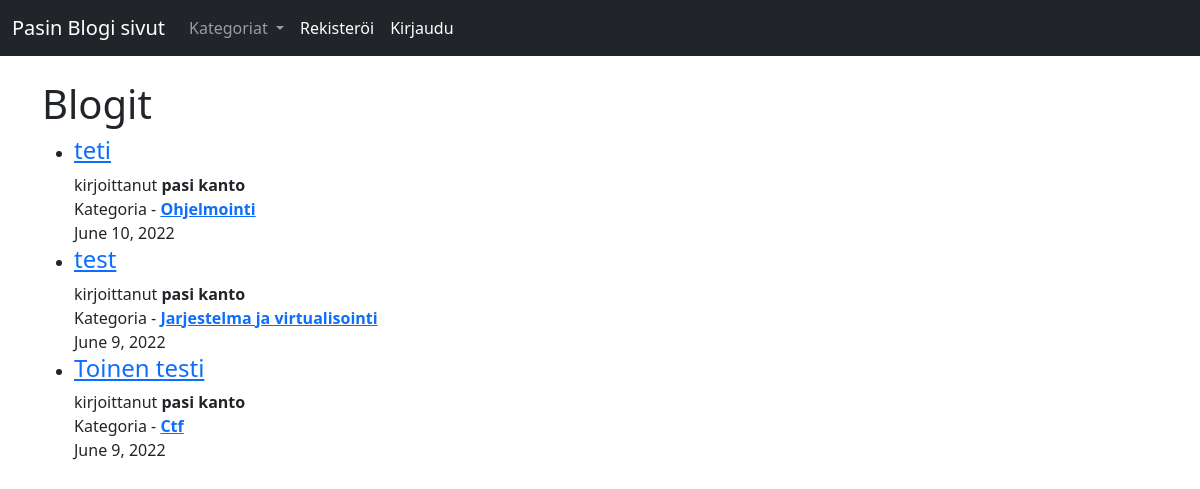
The page / on the database its author committed.
### blogi/models.py (models this page shows, shortened)
class Post(models.Model):
  title = models.CharField(max_length = 255)
  author = models.ForeignKey(User, on_delete= models.CASCADE)
  kategoria = models.CharField(max_length = 255, default = 'ei kategoriaa')
  body = RichTextField(blank = True, null = True)
  kuvan_malli = models.ImageField(null=True, blank=True, upload_to ='images/')
  julkaisu = models.DateField(auto_now_add= True)
  likes = models.ManyToManyField(User, related_name='blogi_posts')

### blogi/views.py (the view)
# urls.py: path('', HomeView.as_view(), name= 'home'),
class HomeView(ListView):
  model = Post
  template_name = 'home.html'
  kats = Kategoria.objects.all()
  ordering = ['-julkaisu']
  def get_context_data(self, *args, **kwargs):
    kat_lista = Kategoria.objects.all()
    context = super(HomeView, self).get_context_data(*args, **kwargs)
    context["kat_lista"] = kat_lista
    return context

### blogi/models.py (called while the page is built)
  def __str__(self):
    return self.nimi

### blogi/templates/home.html (shortened to what this page needs)
{%extends 'base.html'%}
{% block content%}
<br/>
<h1>Blogit</h1>
  <ul>
  {% for post in object_list %}
    <li><h4><a href="{%url 'artikkeli' post.pk%}">{{post.title}}</a></h4>kirjoittanut
    <strong>{{post.author.first_name}} {{post.author.last_name}}</strong><br/>
    Kategoria - <a href="{% url 'kategori' post.kategoria|slugify %}"><strong>{{post.kategoria}}</strong></a><br/>
    {{post.julkaisu}}<br/>
  {% endfor%}
</ul>
{%endblock%}

### rows shown on the page
Post: title "teti", author.first_name "pasi", author.last_name "kanto", kategoria "Ohjelmointi", julkaisu "June 10, 2022"
Post: title "test", author.first_name "pasi", author.last_name "kanto", kategoria "Jarjestelma ja virtualisointi", julkaisu "June 9, 2022"
Post: title "Toinen testi", author.first_name "pasi", author.last_name "kanto", kategoria "Ctf", julkaisu "June 9, 2022"
